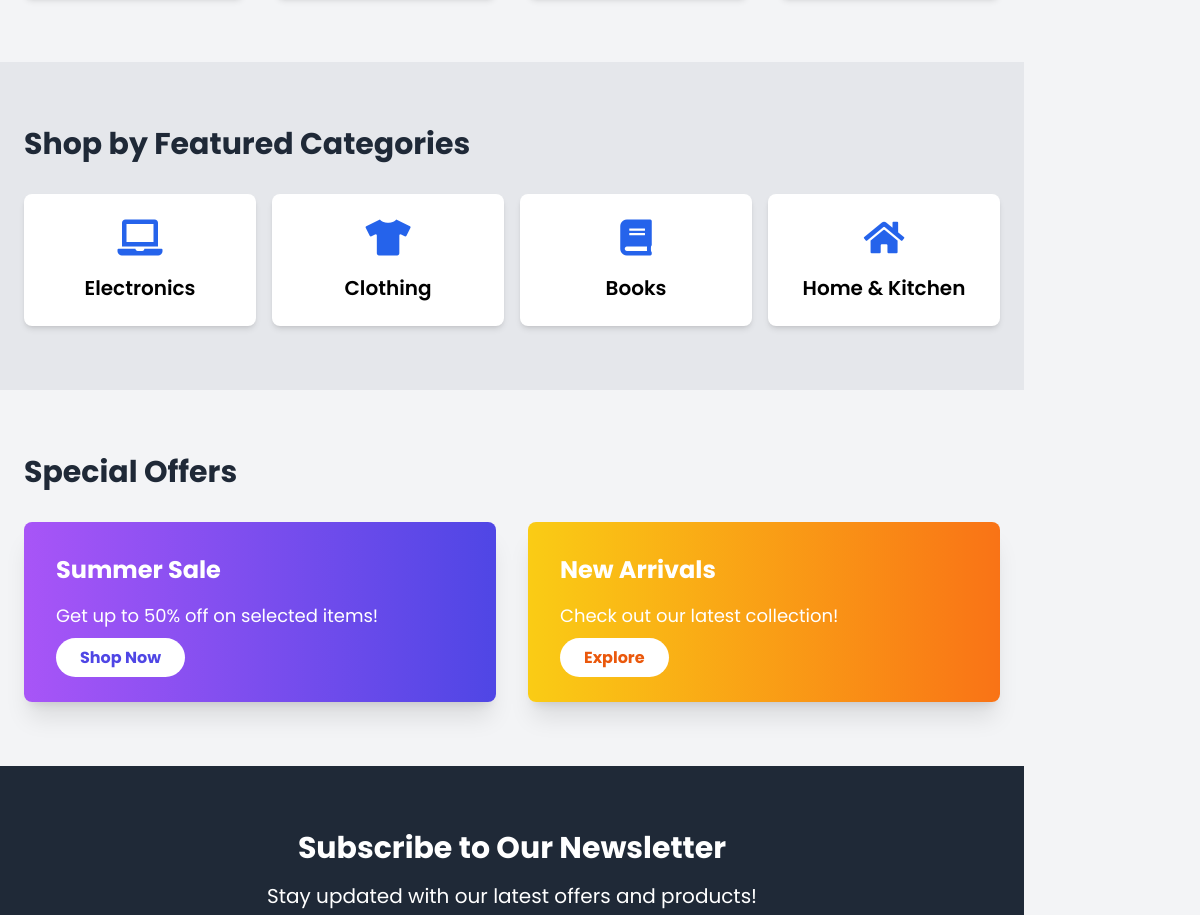
Before: / (middle part) with the older database file.
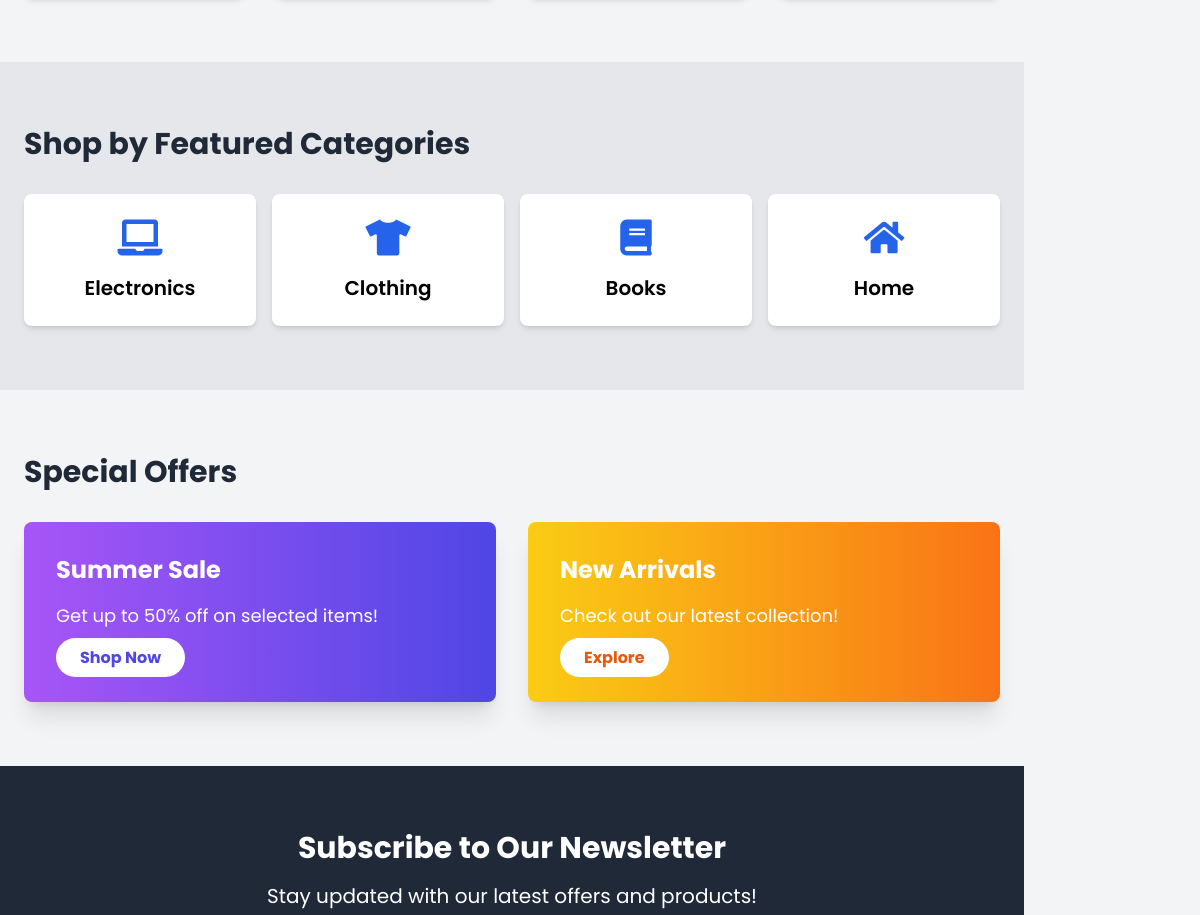
After: the same page with the newer database file.
### apps/shop/models.py (models this page shows, shortened)
class Category(models.Model):
    name = models.CharField(max_length=100)
    description = models.TextField(blank=True, null=True)
    image = models.ImageField(upload_to='categories/', help_text="Resolution of 496x256 px", blank=True, null=True)
    icon = models.CharField(max_length=50, help_text="Font Awesome icon class", blank=True, null=True)
    class Meta:
        verbose_name_plural = "Categories"

### apps/shop/views.py (the view)
# urls.py: path('', views.index, name='index'),
def index(request):
    if request.method == 'POST':
        email = request.POST.get('email')
        if email:
            messages.success(request, f"Thank you for subscribing with {email}!")
    context = {
        'page': 'Home',
        'featured_products': Product.objects.all()[:4],
        'categories': Category.objects.all()[:4],
    }
    return render(request, 'shop/index.html', context)

### apps/shop/models.py (called while the page is built)
    @property
    def avg_rating(self):
        return self.reviews.aggregate(Avg('rating'))['rating__avg'] or 0

    def get_absolute_url(self):
        from django.urls import reverse
        return reverse('shop:product', args=[str(self.id)])

    def add_to_cart_url(self):
        from django.urls import reverse
        return reverse('shop:add_to_cart', args=[str(self.id)])

### templates/shop/index.html (shortened to what this page needs)
{% extends 'base.html' %} {% load static shop_tags %} {% block content %}
<section class="py-16">
</section>
<section class="bg-gray-200 py-16">
  <div class="container mx-auto px-6">
    <h2 class="text-3xl font-bold text-gray-800 mb-8">Shop by Featured Categories</h2>
    <div class="grid grid-cols-2 md:grid-cols-4 gap-4">
      {% for category in categories %}
      <div class="bg-white rounded-lg shadow-md p-6 text-center">
        <i class="{{ category.icon }} text-4xl text-blue-600 mb-4"></i>
        <a href="{% url 'shop:shop' %}?category={{ category.name }}"><h3 class="text-xl font-semibold">{{ category.name }}</h3></a>
      </div>
      {% endfor %}
    </div>
  </div>
</section>
<section class="py-16">
  <div class="container mx-auto px-6">
    <h2 class="text-3xl font-bold text-gray-800 mb-8">Special Offers</h2>
    <div class="grid grid-cols-1 md:grid-cols-2 gap-8">
      <div class="bg-gradient-to-r from-purple-500 to-indigo-600 rounded-lg shadow-xl p-8 text-white">
        <h3 class="text-2xl font-bold mb-4">Summer Sale</h3>
        <p class="text-lg mb-4">Get up to 50% off on selected items!</p>
        <a href="{% url 'shop:shop' %}" class="bg-white text-indigo-600 py-2 px-6 rounded-full font-bold hover:bg-gray-200 transition duration-300">Shop Now</a>
      </div>
      <div class="bg-gradient-to-r from-yellow-400 to-orange-500 rounded-lg shadow-xl p-8 text-white">
        <h3 class="text-2xl font-bold mb-4">New Arrivals</h3>
        <p class="text-lg mb-4">Check out our latest collection!</p>
        <a href="{% url 'shop:shop' %}?sort=latest" class="bg-white text-orange-600 py-2 px-6 rounded-full font-bold hover:bg-gray-200 transition duration-300">Explore</a>
      </div>
    </div>
  </div>
</section>
<section class="bg-gray-800 text-white py-16">
  <div class="container mx-auto px-6">
    <div class="max-w-3xl mx-auto text-center">
      <h2 class="text-3xl font-bold mb-4">Subscribe to Our Newsletter</h2>
      <p class="text-xl mb-8">Stay updated with our latest offers and products!</p>
    </div>
  </div>
</section>
{% endblock %}

Changed rows visible on the page:
changed Category: name "Home & Kitchen" → "Home"
